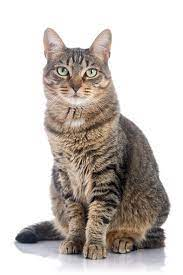
#> input picture Image Processing/Photos/cat1.jpg, 183 x 275 px
$ python CV5.py
#> lines starting #> are read from the running program, lines starting #| are printed output that depends on the picture
import cv2 as cv
import numpy as np

img = cv.imread("Photos/cat1.jpg")
#> img is the input picture: shape (275, 183, 3); mean B, G, R 189.3, 194, 201
cv.imshow("Cat", img)

#Translation
def translate(img, x, y):
#> called with x = -100, y = -100
    transMat = np.float32([[1,0,x], [0,1,y]])
    dimensions = (img.shape[1], img.shape[0])
#> dimensions = (183, 275)
    return cv.warpAffine(img, transMat,dimensions)
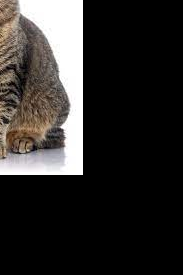
#> returned value: shape (275, 183, 3); mean of channels 0, 1, 2 43.3, 45, 47.3; drawn as B, G, R

# -x --> Left
# -y --> Up

#  x --> Right
#  y --> Down

translated = translate(img, -100, -100)
cv.imshow("CatTranslated", translated)


#Rotation
def rotate(img, angle, rotPoint):
#> called with angle = 45, rotPoint = (100, 100)
    (height, width) = img.shape[:2]
#> height = 275; width = 183

    if rotPoint is None:
        rotPoint = (width//2, height//2)

    rotMat = cv.getRotationMatrix2D(rotPoint, angle, scale=1.0)
    dimensions = (width,height)
#> dimensions = (183, 275)

    return cv.warpAffine(img, rotMat, dimensions)
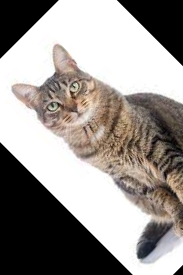
#> returned value: shape (275, 183, 3); mean of channels 0, 1, 2 143.9, 147.5, 152.9; drawn as B, G, R

rotated = rotate(img, 45, (100,100))
cv.imshow("CatRotated", rotated)

#Resize
resized = cv.resize(img, (500,500), interpolation=cv.INTER_CUBIC)
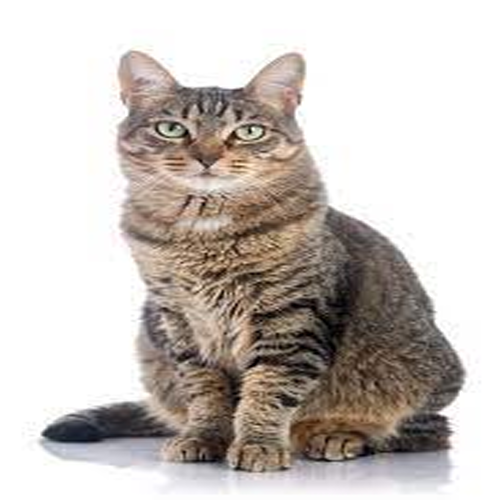
#> resized: shape (500, 500, 3); mean B, G, R 189.3, 194, 201
cv.imshow("CatResized", resized)

#Flipping
# 1 --> vertical axis
# 0 --> horizontal axis
# -1 --> both axis

flip = cv.flip(img , 0 )
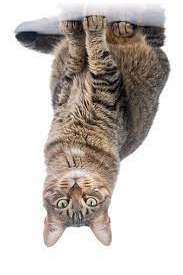
#> flip: shape (275, 183, 3); mean B, G, R 189.3, 194, 201
cv.imshow("Catflip", flip)


cv.waitKey(0)

$ run again, with Image Processing/Photos/chicago-5347324_1920.jpg copied over Image Processing/Photos/cat1.jpg
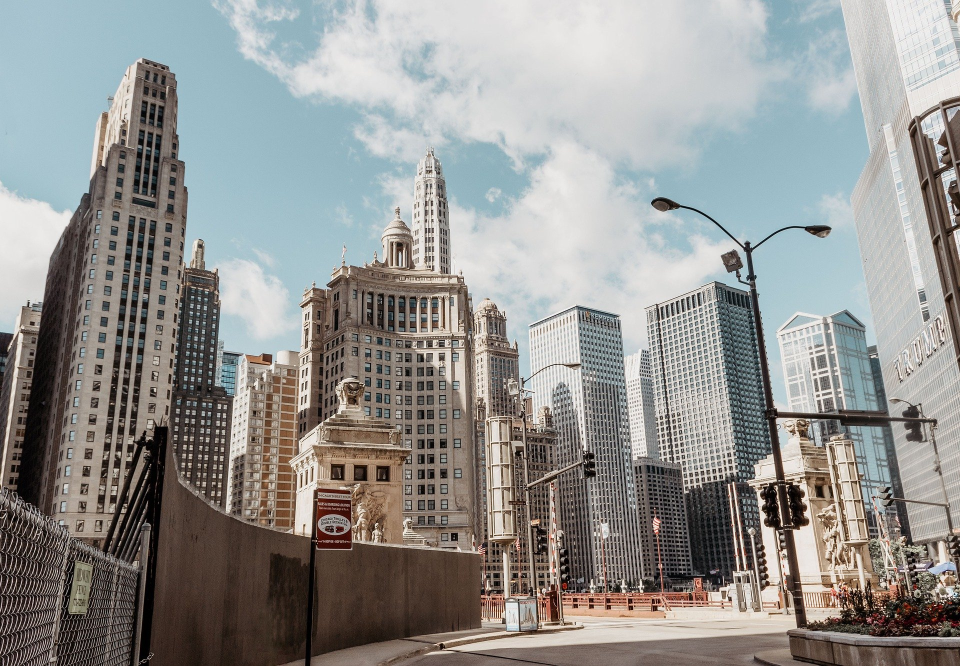
#> input picture Image Processing/Photos/chicago-5347324_1920.jpg, 1920 x 1332 px (shown at 1/2 size)
#> img is the input picture: shape (1332, 1920, 3); mean B, G, R 143.9, 146.3, 146.4
#> `resized = cv.resize(img, (500,500), interpolation=cv.INTER_CUBIC)`:
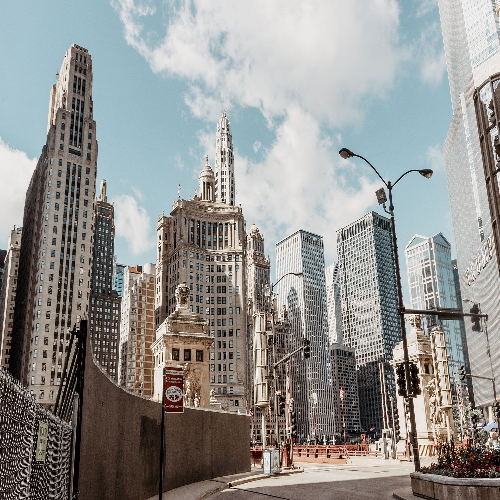
#> resized: shape (500, 500, 3); mean B, G, R 143.9, 146.2, 146.4
#> `flip = cv.flip(img , 0 )`:
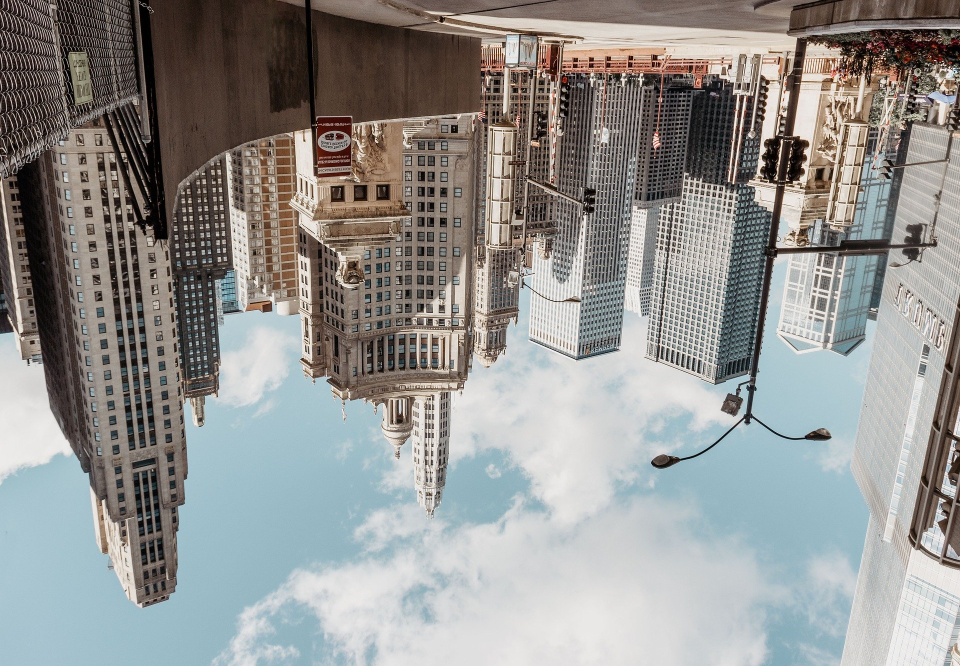
#> flip: shape (1332, 1920, 3) (shown at 1/2 size); mean B, G, R 143.9, 146.3, 146.4

$ run again, with Image Processing/Photos/dog.jpg copied over Image Processing/Photos/cat1.jpg
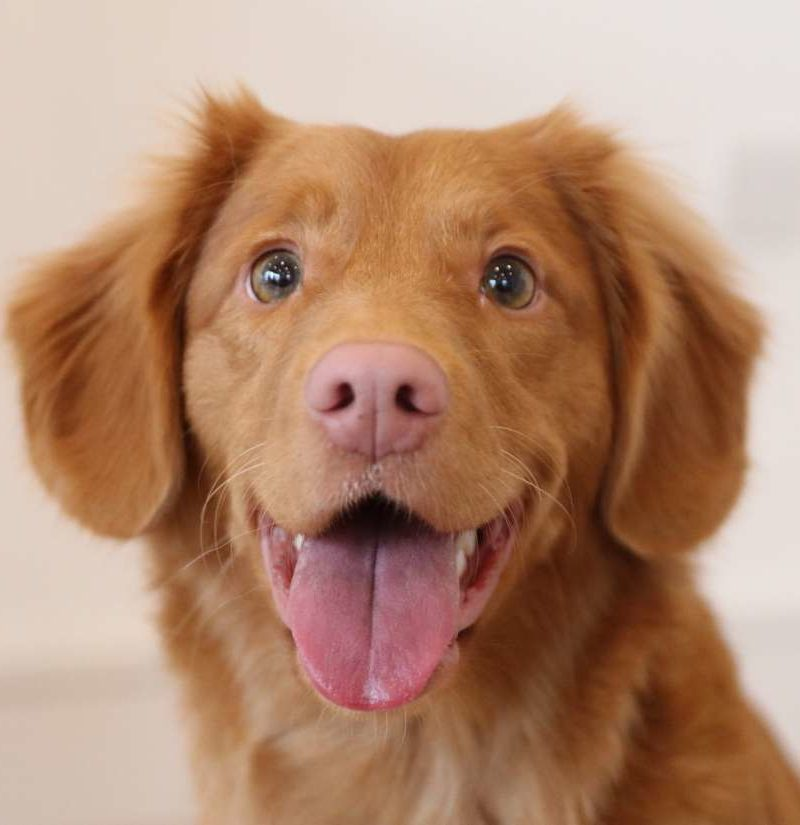
#> input picture Image Processing/Photos/dog.jpg, 800 x 825 px
#> img is the input picture: shape (825, 800, 3); mean B, G, R 112.3, 137.1, 177.1
#> in rotate, `return cv.warpAffine(img, rotMat, dimensions)`:
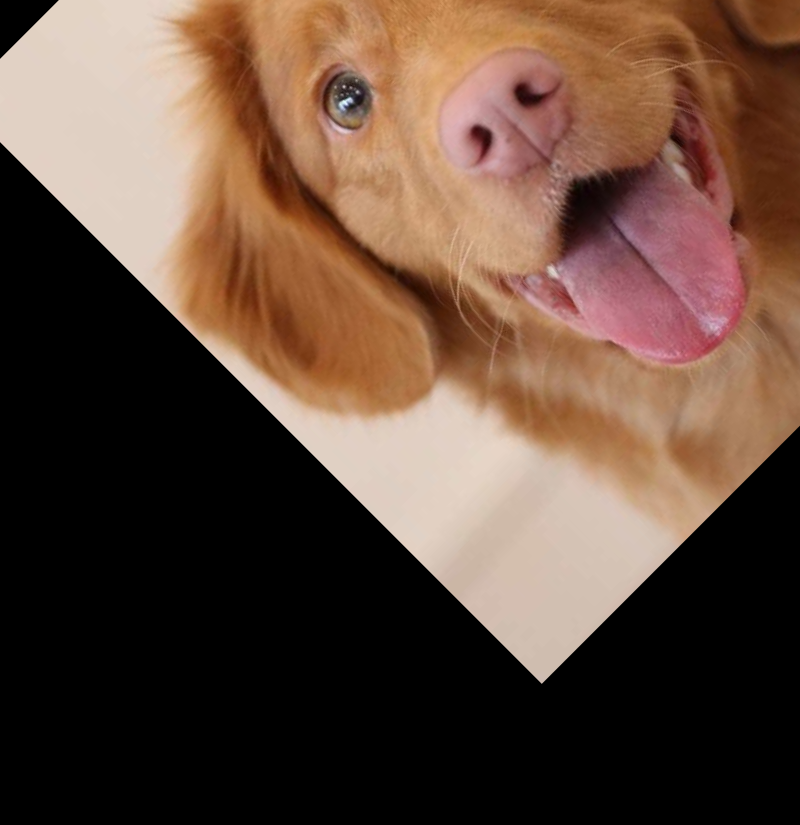
#> returned value: shape (825, 800, 3); mean of channels 0, 1, 2 59, 73, 97.2; drawn as B, G, R
#> `flip = cv.flip(img , 0 )`:
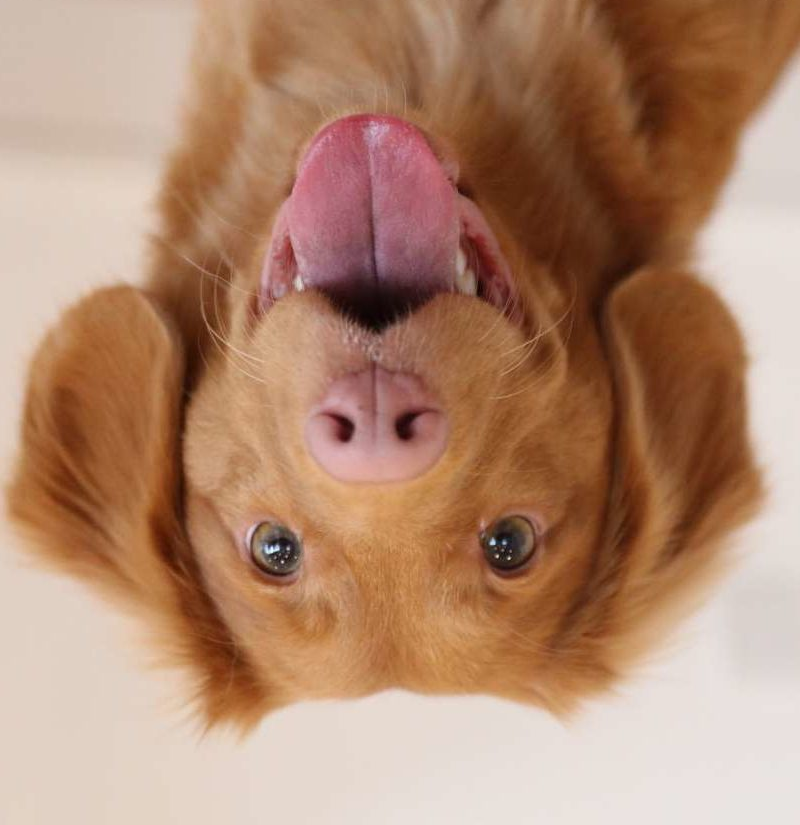
#> flip: shape (825, 800, 3); mean B, G, R 112.3, 137.1, 177.1
